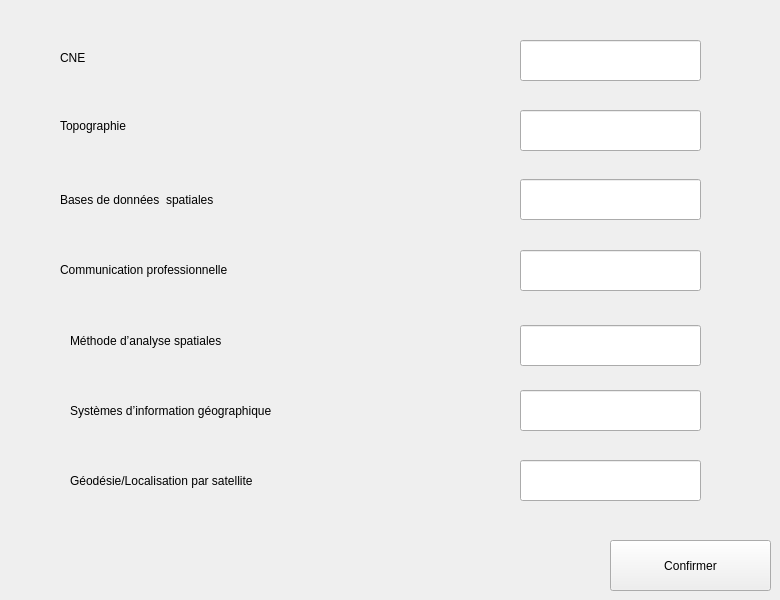
     <widget class="QWidget" name="tab_16">
      <attribute name="title">
       <string>S3</string>
      </attribute>
      <widget class="QLabel" name="label_18">
       <property name="geometry">
        <rect>
         <x>60</x>
         <y>110</y>
         <width>161</width>
         <height>31</height>
        </rect>
       </property>
       <property name="text">
        <string>Topographie</string>
       </property>
      </widget>
      <widget class="QLabel" name="label_19">
       <property name="geometry">
        <rect>
         <x>60</x>
         <y>50</y>
         <width>151</width>
         <height>16</height>
        </rect>
       </property>
       <property name="text">
        <string>CNE </string>
       </property>
      </widget>
      <widget class="QLabel" name="label_20">
       <property name="geometry">
        <rect>
         <x>70</x>
         <y>330</y>
         <width>261</width>
         <height>21</height>
        </rect>
       </property>
       <property name="text">
        <string>Méthode d’analyse spatiales</string>
       </property>
      </widget>
      <widget class="QLabel" name="label_21">
       <property name="geometry">
        <rect>
         <x>60</x>
         <y>190</y>
         <width>251</width>
         <height>20</height>
        </rect>
       </property>
       <property name="text">
        <string>Bases de données  spatiales</string>
       </property>
      </widget>
      <widget class="QLabel" name="label_22">
       <property name="geometry">
        <rect>
         <x>70</x>
         <y>470</y>
         <width>291</width>
         <height>21</height>
        </rect>
       </property>
       <property name="text">
        <string>Géodésie/Localisation par satellite</string>
       </property>
      </widget>
      <widget class="QLabel" name="label_23">
       <property name="geometry">
        <rect>
         <x>60</x>
         <y>260</y>
         <width>251</width>
         <height>20</height>
        </rect>
       </property>
       <property name="text">
        <string>Communication professionnelle</string>
       </property>
      </widget>
      <widget class="QLabel" name="label_24">
       <property name="geometry">
        <rect>
         <x>70</x>
         <y>400</y>
         <width>321</width>
         <height>21</height>
        </rect>
       </property>
       <property name="text">
        <string>Systèmes d’information géographique</string>
       </property>
      </widget>
      <widget class="QPushButton" name="pushButton_8">
       <property name="geometry">
        <rect>
         <x>610</x>
         <y>540</y>
         <width>161</width>
         <height>51</height>
        </rect>
       </property>
       <property name="text">
        <string>Confirmer</string>
       </property>
      </widget>
      <widget class="QLineEdit" name="lineEdit_3">
       <property name="geometry">
        <rect>
         <x>520</x>
         <y>110</y>
         <width>181</width>
         <height>41</height>
        </rect>
       </property>
      </widget>
      <widget class="QLineEdit" name="lineEdit_16">
       <property name="geometry">
        <rect>
         <x>520</x>
         <y>460</y>
         <width>181</width>
         <height>41</height>
        </rect>
       </property>
      </widget>
      <widget class="QLineEdit" name="lineEdit_17">
       <property name="geometry">
        <rect>
         <x>520</x>
         <y>250</y>
         <width>181</width>
         <height>41</height>
        </rect>
       </property>
      </widget>
      <widget class="QLineEdit" name="lineEdit_18">
       <property name="geometry">
        <rect>
         <x>520</x>
         <y>40</y>
         <width>181</width>
         <height>41</height>
        </rect>
       </property>
      </widget>
      <widget class="QLineEdit" name="lineEdit_19">
       <property name="geometry">
        <rect>
         <x>520</x>
         <y>179</y>
         <width>181</width>
         <height>41</height>
        </rect>
       </property>
      </widget>
      <widget class="QLineEdit" name="lineEdit_20">
       <property name="geometry">
        <rect>
         <x>520</x>
         <y>325</y>
         <width>181</width>
         <height>41</height>
        </rect>
       </property>
      </widget>
      <widget class="QLineEdit" name="lineEdit_21">
       <property name="geometry">
        <rect>
         <x>520</x>
         <y>390</y>
         <width>181</width>
         <height>41</height>
        </rect>
       </property>
      </widget>
     </widget>
